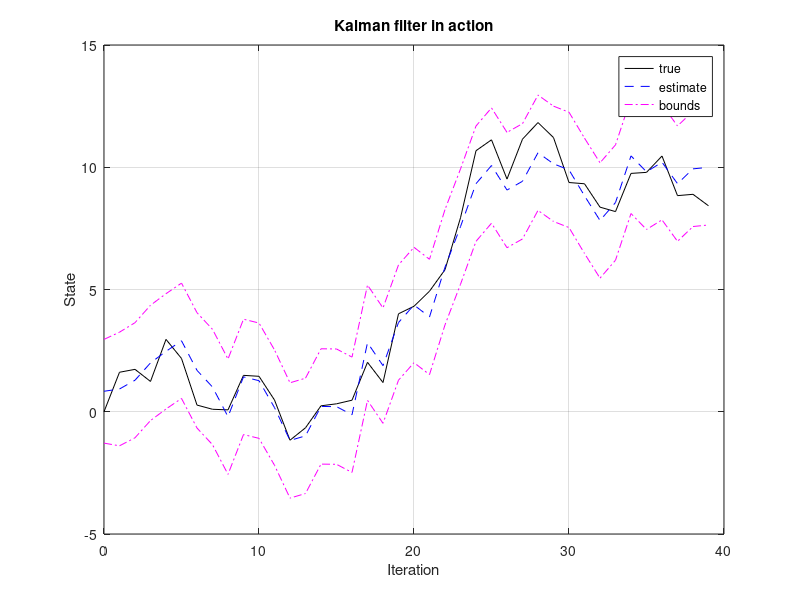
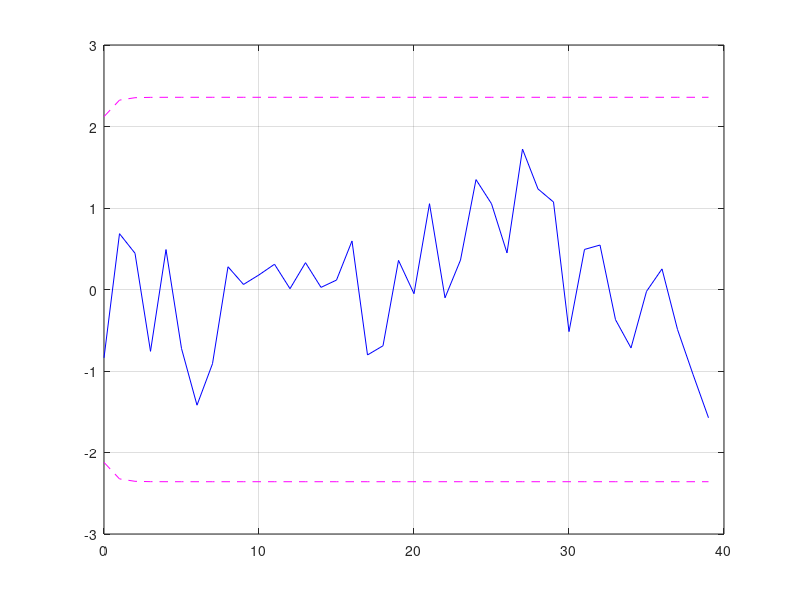

Source code (MATLAB) for these figures, in order: (Note: this script raises an error after producing the figures.)
% ---------------------------------------------------------------------
%               Autonomous & Intelligent Systems Labratory
%                     University of Central Florida
%                            Jaxon Topel
% ---------------------------------------------------------------------
%   Description: Code is an example of a linear kalman filter
%   problem from Colorado Boulder ECE 5550: Applied Kalman filtering
% ---------------------------------------------------------------------


% Initialize simulation variables
SigmaW = 1; SigmaV = 1; % Process and sensor noise covariance

A = 1; B = 1; C = 1; D = 0; % Plant definition matrices

maxIter = 40;

xtrue = 0; xhat = 0; % Initialize true system and KF initial state

SigmaX = 0; % Initialize Kalman filter covariance

u = 0; % Unknown initial driving input: assume zero

% Reserve storage for variables we want to plot/evaluate
xstore = zeros(length(xtrue),maxIter+1); xstore(:,1) = xtrue;
xhatstore = zeros(length(xhat),maxIter);
SigmaXstore = zeros(length(xhat)^2,maxIter);

for k = 1:maxIter,
    % KF Step 1a: State estimate time update
    xhat = A*xhat + B*u; % use prior value of "u"
    
    % KF Step 1b: Error covariance time update
    SigmaX = A*SigmaX*A' + SigmaW;
    
    % [Implied operation of system in background, with
    % input signal u, and output signal z]
    u = 0.5*randn(1) + cos(k/pi); % for example...
    w = chol(SigmaW)'*randn(length(xtrue));
    v = chol(SigmaV)'*randn(length(C*xtrue));
    
    ztrue = C*xtrue + D*u + v; % z is based on present x and u
    xtrue = A*xtrue + B*u + w; % future x is based on present u
    % KF Step 1c: Estimate system output
    zhat = C*xhat + D*u;

    % KF Step 2a: Compute Kalman gain matrix
    L = SigmaX*C'/(C*SigmaX*C' + SigmaV);
    % KF Step 2b: State estimate measurement update
    xhat = xhat + L*(ztrue - zhat);
    % KF Step 2c: Error covariance measurement update
    SigmaX = SigmaX - L*C*SigmaX;
    % [Store information for evaluation/plotting purposes]
    xstore(:,k+1) = xtrue; xhatstore(:,k) = xhat;
    SigmaXstore(:,k) = SigmaX(:);
end

figure(1); clf;
plot(0:maxIter-1,xstore(1:maxIter)','k-',0:maxIter-1,xhatstore','b--', ...
0:maxIter-1,xhatstore'+3*sqrt(SigmaXstore'),'m-.',...
0:maxIter-1,xhatstore'-3*sqrt(SigmaXstore'),'m-.'); grid;
legend('true','estimate','bounds');
title('Kalman filter in action'); xlabel('Iteration'); ylabel('State');
figure(2); clf;
plot(0:maxIter-1,xstore(1:maxIter)'-xhatstore','b-',...
0:maxIter-1,3*sqrt(SigmaXstore'),'m--',...
0:maxIter-1,-3*sqrt(SigmaXstore'),'m--'); grid;
legend('Error','bounds',0);
title('Error w/ bounds'); xlabel('Iteration'); ylabel('Estimation Error');
